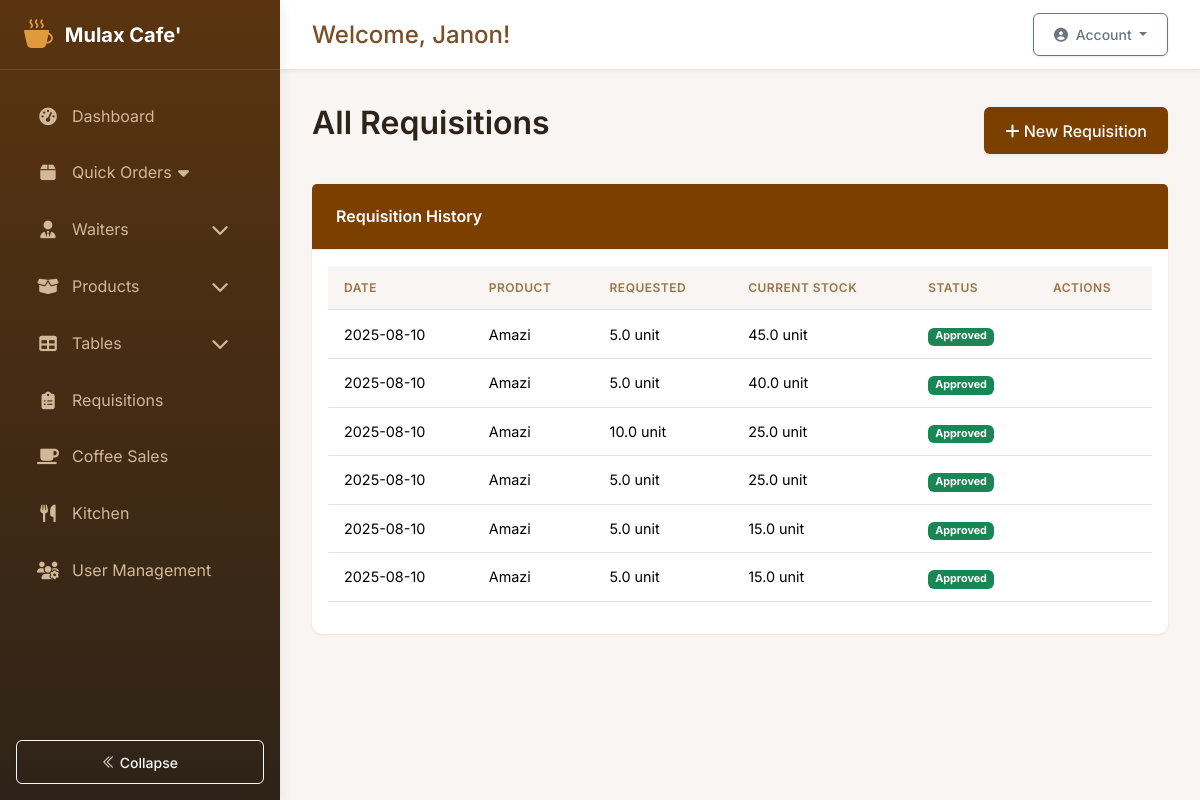
/requisitions/ (signed in), run on an earlier commit of the app's database.
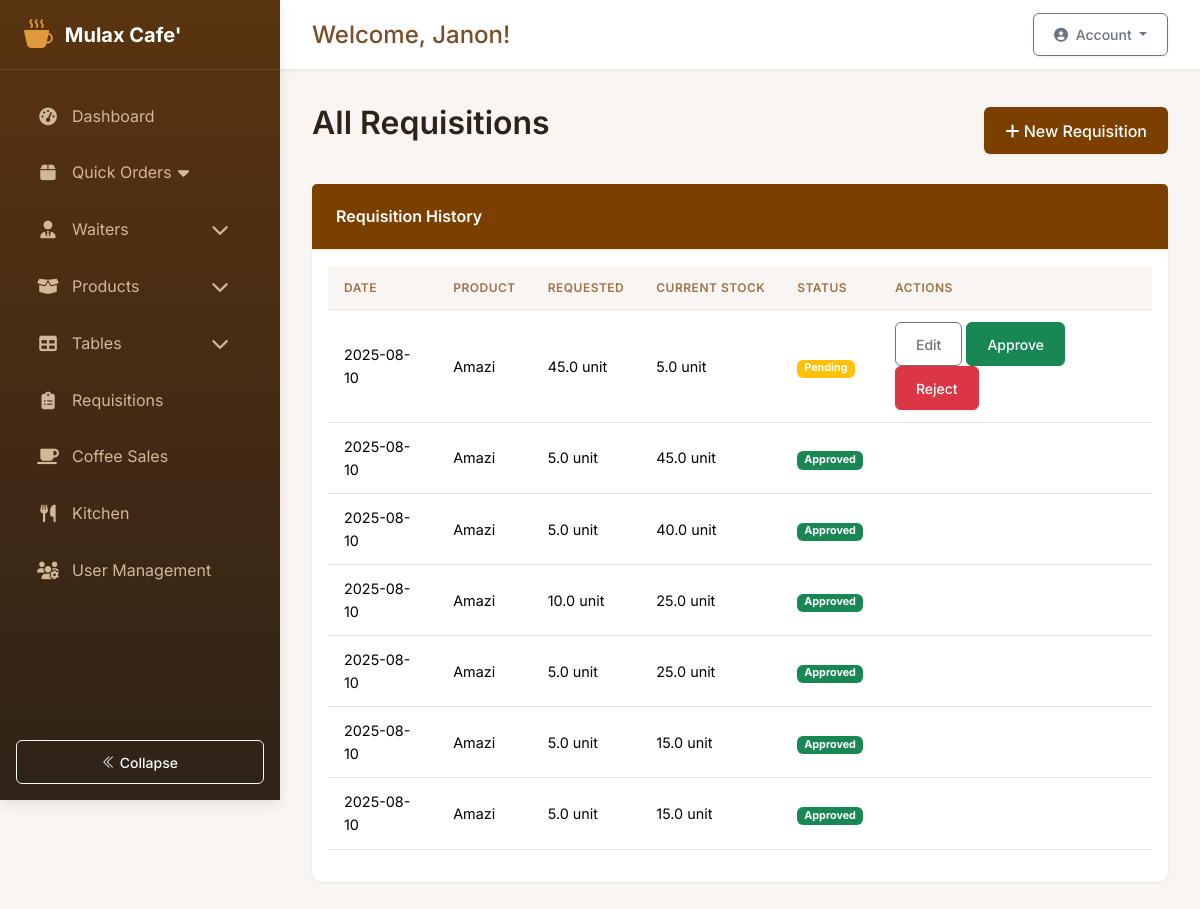
And on a later commit of the database.
### app/models.py (models this page shows, shortened)
class Requisition(db.Model):
    __tablename__ = 'requisitions'
    id = db.Column(db.Integer, primary_key=True)
    date = db.Column(db.DateTime, default=datetime.utcnow)
    product_id = db.Column(db.Integer, db.ForeignKey('products.id'), nullable=False)
    user_id = db.Column(db.Integer, db.ForeignKey('users.id'), nullable=False)
    current_stock = db.Column(db.Float)
    requested_qty = db.Column(db.Float, nullable=False)
    unit = db.Column(db.String(20))
    status = db.Column(db.String(20), default='pending')
    approved_by = db.Column(db.Integer, db.ForeignKey('users.id'))
    approval_date = db.Column(db.DateTime)
    notes = db.Column(db.String(200))
    product = db.relationship('Product', back_populates='requisitions')
    requester = db.relationship('User', back_populates='requisitions', foreign_keys=[user_id])
    approver = db.relationship('User', back_populates='approved_requisitions', foreign_keys=[approved_by])

class Product(db.Model):
    __tablename__ = 'products'
    id = db.Column(db.Integer, primary_key=True)
    sku = db.Column(db.String(20), unique=True, nullable=False)
    name = db.Column(db.String(100), nullable=False)
    brand = db.Column(db.String(100))
    description = db.Column(db.Text)
    category = db.Column(db.String(50), nullable=False)
    unit = db.Column(db.String(20), nullable=False)
    current_stock = db.Column(db.Float, default=0)
    unit_price = db.Column(db.Float, default=0)
    cost_price = db.Column(db.Float)
    supplier = db.Column(db.String(100))
    remarks = db.Column(db.String(200))
    tax_rate = db.Column(db.Float, nullable=True)
    reorder_qty = db.Column(db.Float, default=0)
    last_updated = db.Column(db.DateTime, default=datetime.utcnow, onupdate=datetime.utcnow)
    min_stock = db.Column(db.Float, default=5.0)
    stock_movements = db.relationship(
        'StockMovement',
        back_populates='product',
        cascade='all, delete-orphan'
    )
    requisitions = db.relationship('Requisition', back_populates='product')
    coffee_sales = db.relationship('CoffeeSale', back_populates='product')
    order_items = db.relationship('OrderItem', back_populates='product')

### app/routes/requisitions.py (the view)
@bp.route('/')
@login_required
def list_requisitions():
    if current_user.role in ['admin', 'manager']:
        requisitions = Requisition.query.order_by(Requisition.date.desc()).all()
    else:
        requisitions = Requisition.query.filter_by(user_id=current_user.id).order_by(Requisition.date.desc()).all()
    return render_template('requisitions/list.html', requisitions=requisitions)

### app/models.py (called while the page is built)
    def is_system_control(self):
        return self.role == 'system_control' or self.is_admin

    def is_employee(self):
        return self.role == 'employee'

    def get_current_shift(self):
        if self.is_admin or self.is_system_control():
            return None  # Admins can see all shifts
        return self.current_shift

### app/templates/requisitions/list.html (shortened to what this page needs)
{% extends "base.html" %}
{% block content %}
<div class="d-flex justify-content-between align-items-center mb-4">
    <h2>{% if current_user.role in ['admin', 'manager'] %}All{% else %}My{% endif %} Requisitions</h2>
    <a href="{{ url_for('requisitions.new_requisition') }}" class="btn" style="background-color: #7B3F00; color: white;">
        <i class="fas fa-plus"></i> New Requisition
    </a>
</div>
<div class="card">
    <div class="card-header text-white" style="background-color: #7B3F00;">
        Requisition History
    </div>
    <div class="card-body">
        <div class="table-responsive">
            <table class="table table-hover">
                <thead>
                    <tr>
                        <th>Date</th>
                        <th>Product</th>
                        <th>Requested</th>
                        <th>Current Stock</th>
                        <th>Status</th>
                        <th>Actions</th>
                    </tr>
                </thead>
                <tbody>
                    {% for req in requisitions %}
                    <tr>
                        <td>{{ req.date.strftime('%Y-%m-%d') }}</td>
                        <td>{{ req.product.name }}</td>
                        <td>{{ req.requested_qty }} {{ req.unit }}</td>
                        <td>{{ req.current_stock }} {{ req.unit }}</td>
                        <td>
                            <span class="badge
                                {% if req.status == 'approved' %}bg-success
                                {% elif req.status == 'rejected' %}bg-danger
                                {% else %}bg-warning{% endif %}">
                                {{ req.status|title }}
                            </span>
                        </td>
                        <td>
                            {% if req.status == 'pending' %}
                                {% if req.user_id == current_user.id %}
                                <a href="{{ url_for('requisitions.edit_requisition', id=req.id) }}" class="btn btn-sm btn-outline-secondary">
                                    Edit
                                </a>
                                {% endif %}
                                {% if current_user.role in ['admin', 'manager'] %}
                                <form action="{{ url_for('requisitions.approve_requisition', id=req.id) }}" method="POST" style="display: inline;">
                                    <button type="submit" class="btn btn-sm btn-success">Approve</button>
                                </form>
                                <form action="{{ url_for('requisitions.reject_requisition', id=req.id) }}" method="POST" style="display: inline;">
                                    <button type="submit" class="btn btn-sm btn-danger">Reject</button>
                                </form>
                                {% endif %}
                            {% endif %}
                        </td>
                    </tr>
                    {% endfor %}
                </tbody>
            </table>
        </div>
    </div>
</div>
{% endblock %}

What changed in the data, as far as the page shows it:
added Requisition: date "2025-08-10", product.name "Amazi", requested_qty "45.0", unit "unit", current_stock "5.0", status "Pending"
